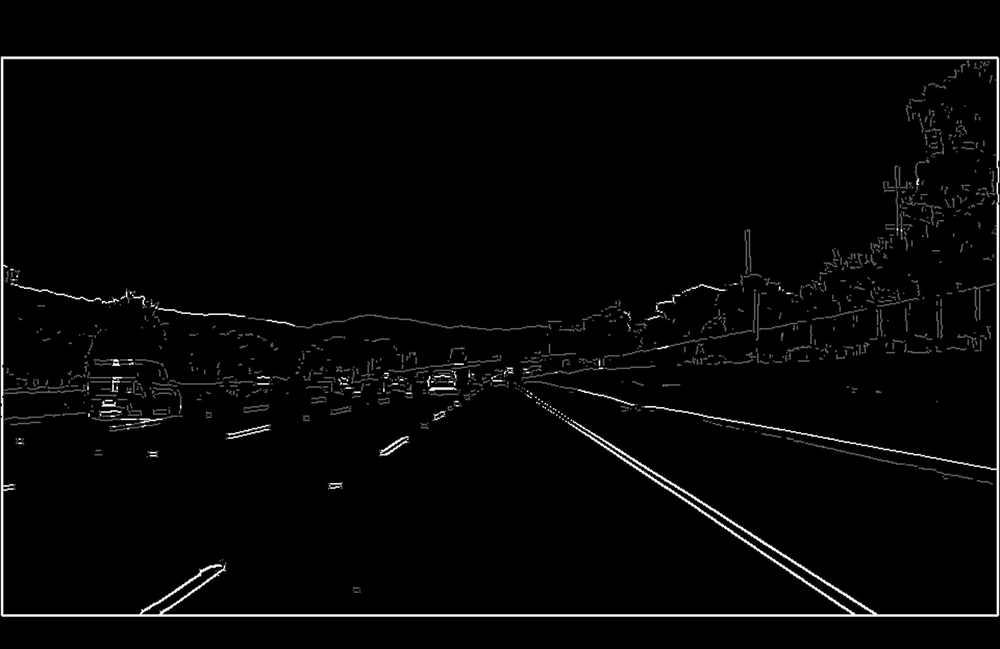
#> input picture temp/im44.png, 1000 x 649 px, shrunk from 3024 x 1964 before the run
$ python cpu_lane.py --in ../temp
#> lines starting #> are read from the running program, lines starting #| are printed output that depends on the picture; after the words box and inside, x2 and y2 are one past the last pixel; in counts of white or black regions, pixels touching at a corner belong together
#!/usr/bin/env python3
"""
cpu_lane.py — CPU golden pipeline for lane & edge detection (U280 project, Part 1)
Author: Akash Kotagi (with ChatGPT assistance)
Methods: ROI → Gaussian(3×3) → Canny → HoughLinesP → averaged left/right lines (EMA optional)

Usage examples:
  # A) Process a frames folder and also make a video at 5 fps
  python3 cpu_lane.py --in data/white_frames --make-video --fps 5

  # B) Process a single MP4 directly and write an overlay video
  python3 cpu_lane.py --video data/white.mp4 --out-video out/CPU_LaneOverlay.mp4
"""
import os, sys, glob, argparse
import numpy as np
import cv2

# -------------------------
# Geometry & drawing utils
# -------------------------
def roi_mask(img, wr=(0.45, 0.55), hr=0.6):
    """Return a binary mask for a trapezoidal road ROI on image 'img'."""
    h, w = img.shape[:2]
    poly = np.array([[
        (0, h),
        (int(wr[0]*w), int(hr*h)),
        (int(wr[1]*w), int(hr*h)),
        (w, h)
    ]], np.int32)
    mask = np.zeros((h, w), np.uint8)
    cv2.fillPoly(mask, poly, 255)
    return mask

def average_and_draw_lines(lines, lanes_img, h, w, color=(0,255,0), thickness=6):
    """Fit a line through points from Hough segments and draw two long lane lines."""
    if not lines:
        return
    pts = np.array([(x1,y1) for x1,y1,_,_ in lines] + [(x2,y2) for *_,x2,y2 in lines])
    vx, vy, x0, y0 = cv2.fitLine(pts, cv2.DIST_L2, 0, 0.01, 0.01)
    # Draw from near bottom to ~60% height
    yb, ym = h - 1, int(0.6*h)
    x_at = lambda y: int(x0 + (y - y0) * (vx / (vy + 1e-9)))
    cv2.line(lanes_img, (x_at(yb), yb), (x_at(ym), ym), color, thickness)

def draw_lanes(gray, edges, hough_thresh=25, min_len=40, max_gap=30):
    """Detect lane segments in edges, average left/right, and draw on a BGR canvas."""
    h, w = gray.shape
    lanes = cv2.cvtColor(gray, cv2.COLOR_GRAY2BGR)

    mask = roi_mask(gray)
    roi_edges = cv2.bitwise_and(edges, mask)

    lines = cv2.HoughLinesP(
        roi_edges, 1, np.pi/180, hough_thresh,
        minLineLength=min_len, maxLineGap=max_gap
    )
    left, right = [], []
    if lines is not None:
        for x1,y1,x2,y2 in lines[:,0,:]:
            if x2 == x1:
                continue
            slope = (y2 - y1) / ((x2 - x1) + 1e-9)
            # left/right split by slope and position
            if slope < -0.5 and max(x1,x2) < int(0.55*w): left.append((x1,y1,x2,y2))
            if slope >  0.5 and min(x1,x2) > int(0.45*w): right.append((x1,y1,x2,y2))

    average_and_draw_lines(left,  lanes, h, w, (0,255,0), 6)
    average_and_draw_lines(right, lanes, h, w, (0,255,0), 6)
    return lanes, roi_edges

# -------------------------
# Processing flows
# -------------------------
def process_frame(bgr, canny_lo, canny_hi, blur_ksize=3, hough_t=25, min_len=40, max_gap=30):
    gray = cv2.cvtColor(bgr, cv2.COLOR_BGR2GRAY)
    blur = cv2.GaussianBlur(gray, (blur_ksize, blur_ksize), 0)
    edges = cv2.Canny(blur, canny_lo, canny_hi)
    lanes, roi_edges = draw_lanes(gray, edges, hough_t, min_len, max_gap)
    # 4-panel diagnostic (gray | blur | edges | ROI-edges)
    diag = cv2.hconcat([gray, blur, edges, roi_edges])
    if len(diag.shape) == 2:
        diag = cv2.cvtColor(diag, cv2.COLOR_GRAY2BGR)
    return lanes, diag

def run_on_frames(args):
    os.makedirs(args.out_diag, exist_ok=True)
    os.makedirs(args.out_overlay, exist_ok=True)

    frames = sorted(glob.glob(os.path.join(args.in_dir, "*.png"))) + \
             sorted(glob.glob(os.path.join(args.in_dir, "*.jpg")))
    if not frames:
        print(f"[ERROR] No frames found under: {args.in_dir}")
        sys.exit(2)

    for f in frames:
        bgr = cv2.imread(f)
#> bgr is the input picture: shape (649, 1000, 3); min 0, max 255, mean 6.5
        if bgr is None:
            continue
        lanes, diag = process_frame(
            bgr, args.canny_lo, args.canny_hi, args.blur,
            args.hough_thresh, args.min_len, args.max_gap
        )
#> in process_frame, `edges = cv2.Canny(blur, canny_lo, canny_hi)`:
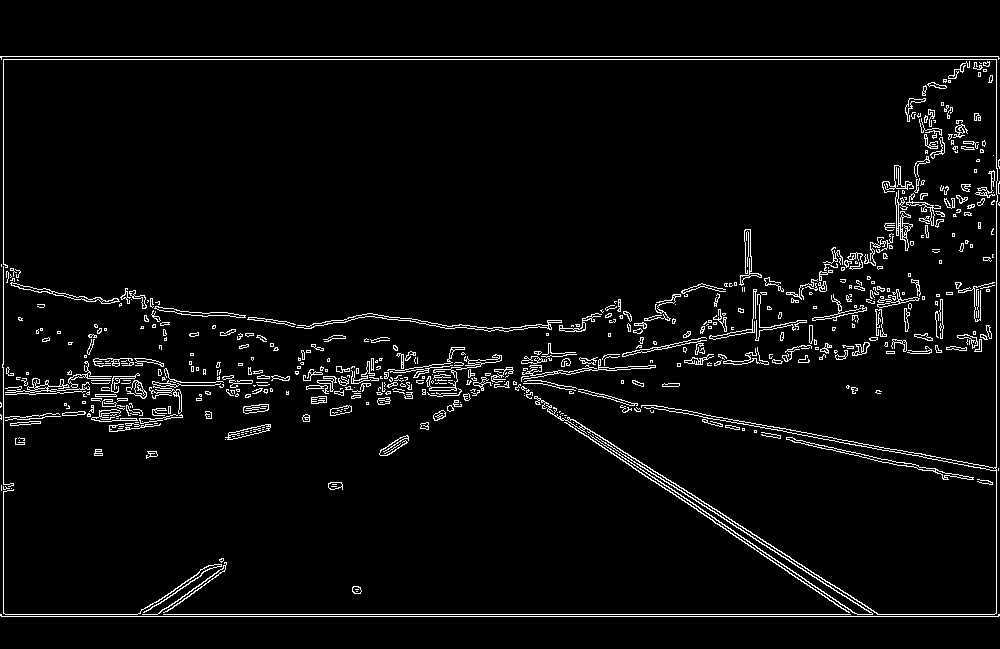
#> edges: shape (649, 1000); 4% white in thin lines or dots, all inside (x1, y1, x2, y2) = (0, 56, 1000, 617)
#> in roi_mask, `cv2.fillPoly(mask, poly, 255)`:
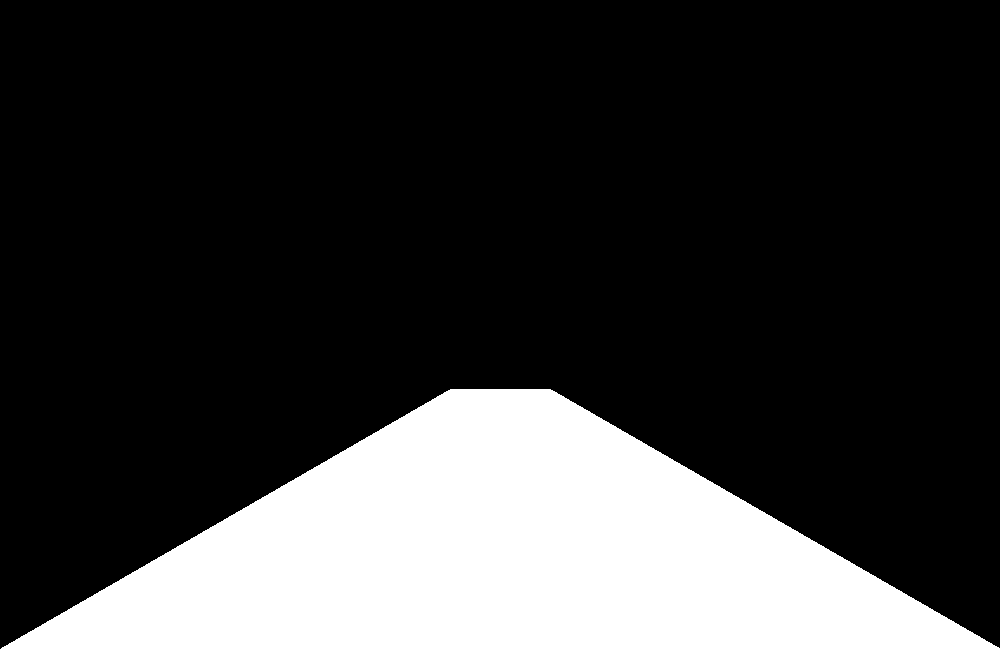
#> mask: shape (649, 1000); 22.1% white; 1 white region, box (x1, y1, x2, y2) and area: (1, 389, 1000, 649) 143190
#> in draw_lanes, `roi_edges = cv2.bitwise_and(edges, mask)`:
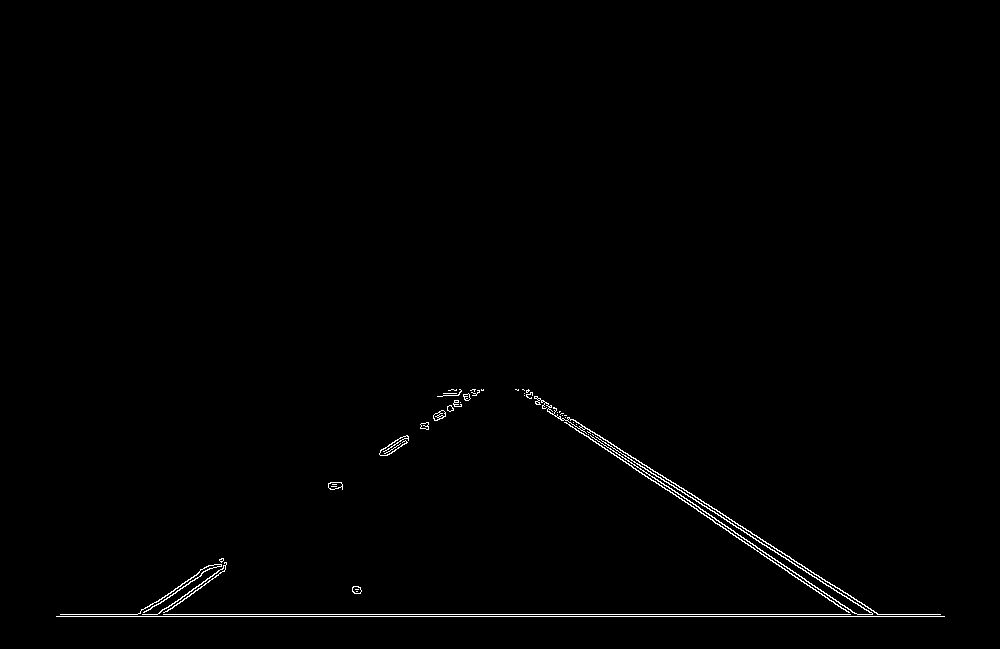
#> roi_edges: shape (649, 1000); 0.73% white in thin lines or dots, all inside (x1, y1, x2, y2) = (56, 389, 945, 617)
#> in draw_lanes, `lines = cv2.HoughLinesP( roi_edges, 1, np.pi/180, hough_thresh, minLin..`: lines = 31 rows, first 6: [60, 614, 940, 614], [56, 616, 944, 616], [518, 389, 848, 612], [523, 389, 856, 613], [668, 482, 869, 612], [526, 392, 664, 485]
#> the loop in draw_lanes, `for x1,y1,x2,y2 in lines[:,0,:]:` made 31 passes
#> (x1, y1, x2, y2, slope) on passes 1 to 8: (60, 614, 940, 614, 0), (56, 616, 944, 616, 0), (518, 389, 848, 612, 0.676), (523, 389, 856, 613, 0.673), (668, 482, 869, 612, 0.647), (526, 392, 664, 485, 0.674), (575, 420, 752, 534, 0.644), (158, 613, 225, 566, -0.701)
#> after the loop in draw_lanes, `for x1,y1,x2,y2 in lines[:,0,:]:`: left = 16 items, first 6: (158, 613, 225, 566), (386, 450, 474, 391), (144, 612, 221, 562), (138, 613, 223, 558), (163, 612, 225, 569), (385, 455, 479, 390); right = 13 items, first 6: (518, 389, 848, 612), (523, 389, 856, 613), (668, 482, 869, 612), (526, 392, 664, 485), (575, 420, 752, 534), (516, 389, 665, 489)
#> in average_and_draw_lines, `pts = np.array([(x1,y1) for x1,y1,_,_ in lines] + [(x2,y2) for *_,x2,y..`: pts = 32 pairs, first value 138 to 483, second value 389 to 613
#> in average_and_draw_lines, `vx, vy, x0, y0 = cv2.fitLine(pts, cv2.DIST_L2, 0, 0.01, 0.01)`: vx = [0.826]; vy = [-0.563]; x0 = [309.4]; y0 = [504.7]
#> call 2 of average_and_draw_lines, with h = 649, w = 1000, color = (0, 255, 0), thickness = 6
#> in average_and_draw_lines (call 2), `pts = np.array([(x1,y1) for x1,y1,_,_ in lines] + [(x2,y2) for *_,x2,y..`: pts = 26 pairs, first value 516 to 876, second value 389 to 613
#> in average_and_draw_lines (call 2), `vx, vy, x0, y0 = cv2.fitLine(pts, cv2.DIST_L2, 0, 0.01, 0.01)`: vx = [0.835]; vy = [0.55]; x0 = [678]; y0 = [491.2]
#> in average_and_draw_lines (call 2), `cv2.line(lanes_img, (x_at(yb), yb), (x_at(ym), ym), color, thickness)`:
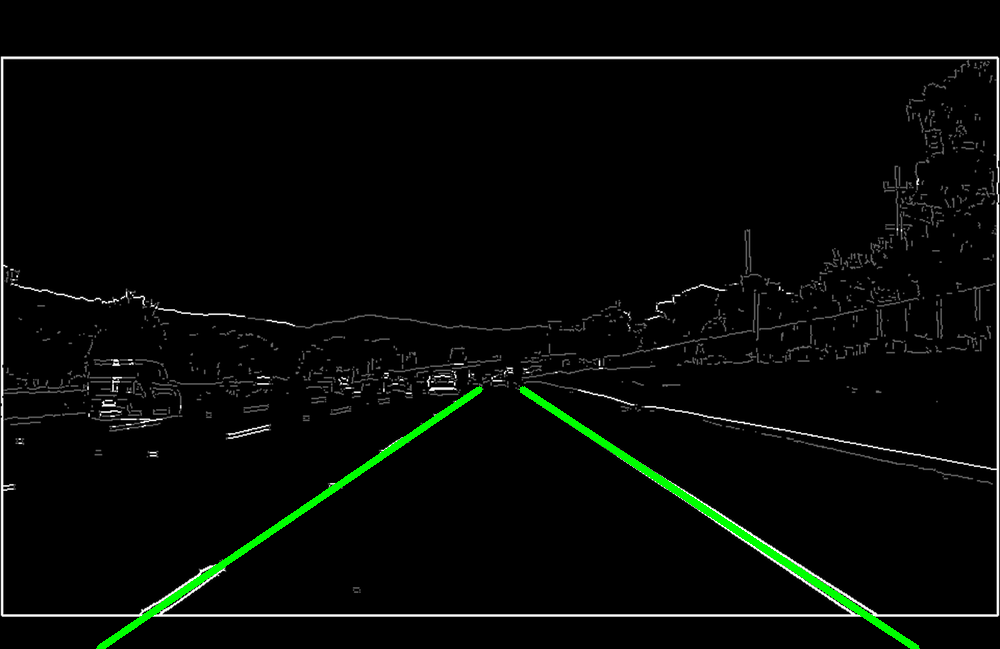
#> lanes_img: shape (649, 1000, 3); mean B, G, R 6, 8.7, 6
#> in process_frame, `diag = cv2.hconcat([gray, blur, edges, roi_edges])`:
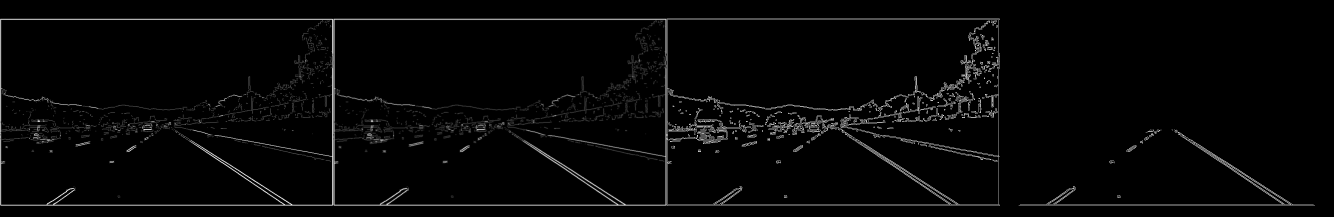
#> diag: shape (649, 4000) (shown at 1/3 size); min 0, max 255, mean 6.3
        base = os.path.basename(f)
        cv2.imwrite(os.path.join(args.out_diag,    base), diag)
        cv2.imwrite(os.path.join(args.out_overlay, "overlay_" + base), lanes)

    print(f"[OK] Diagnostics  → {args.out_diag}")
    print(f"[OK] Overlays     → {args.out_overlay}")

    if args.make_video:
        # Re-stitch overlays into a video
        pattern = os.path.join(args.out_overlay, "overlay_*.png")
        outv = args.out_video or "out/CPU_LaneOverlay.mp4"
        make_video_from_glob(pattern, outv, args.fps)
        print(f"[OK] Overlay video → {outv}")

# [57 lines left out: functions run_on_video, make_video_from_glob, not called in this run]

# -------------------------
# Main / CLI
# -------------------------
def parse_args():
    ap = argparse.ArgumentParser(description="CPU golden lane & edge detection")
    src = ap.add_mutually_exclusive_group(required=True)
    src.add_argument("--in", dest="in_dir", help="input frames directory (PNG/JPG)")
    src.add_argument("--video", help="process a single MP4 directly")

    ap.add_argument("--out-diag", default="out/cpu_diag", help="diagnostics (4-panel) folder")
    ap.add_argument("--out-overlay", default="out/cpu_overlay", help="overlay frames folder")
    ap.add_argument("--out-video", default=None, help="output video path (MP4)")

    # Parameters
    ap.add_argument("--blur", type=int, default=3, help="Gaussian blur kernel (odd)")
    ap.add_argument("--canny-lo", type=int, default=50, help="Canny low threshold")
    ap.add_argument("--canny-hi", type=int, default=150, help="Canny high threshold")
    ap.add_argument("--hough-thresh", type=int, default=25, help="HoughLinesP threshold")
    ap.add_argument("--min-len", type=int, default=40, help="Hough min line length")
    ap.add_argument("--max-gap", type=int, default=30, help="Hough max line gap")
    ap.add_argument("--fps", type=int, default=5, help="output video fps (when stitching)")

    # Flow control
    ap.add_argument("--make-video", action="store_true", help="stitch overlay frames into a video (frames mode)")
    ap.add_argument("--diag-frames", type=int, default=10, help="# of diagnostic frames to save in video mode")

    return ap.parse_args()

if __name__ == "__main__":
    args = parse_args()
    if args.in_dir:
        run_on_frames(args)
    else:
        run_on_video(args)

$ run again, on temp/im55.png
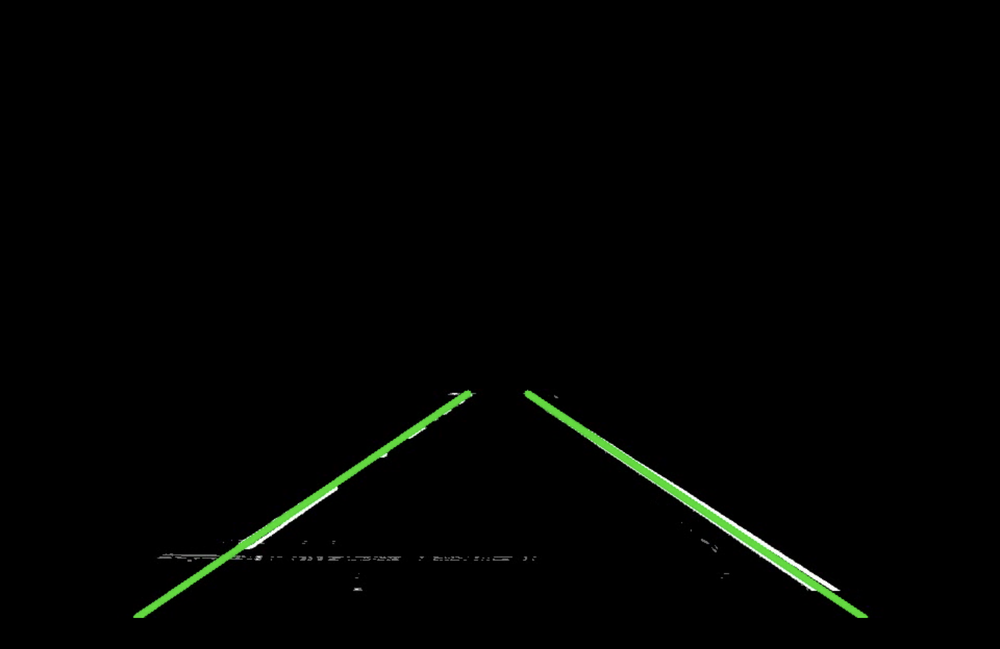
#> input picture temp/im55.png, 1000 x 649 px, shrunk from 3024 x 1964 before the run
#> in run_on_frames, bgr is the input picture: shape (649, 1000, 3); mean B, G, R 1.5, 2.8, 1.7
#> in process_frame, `edges = cv2.Canny(blur, canny_lo, canny_hi)`:
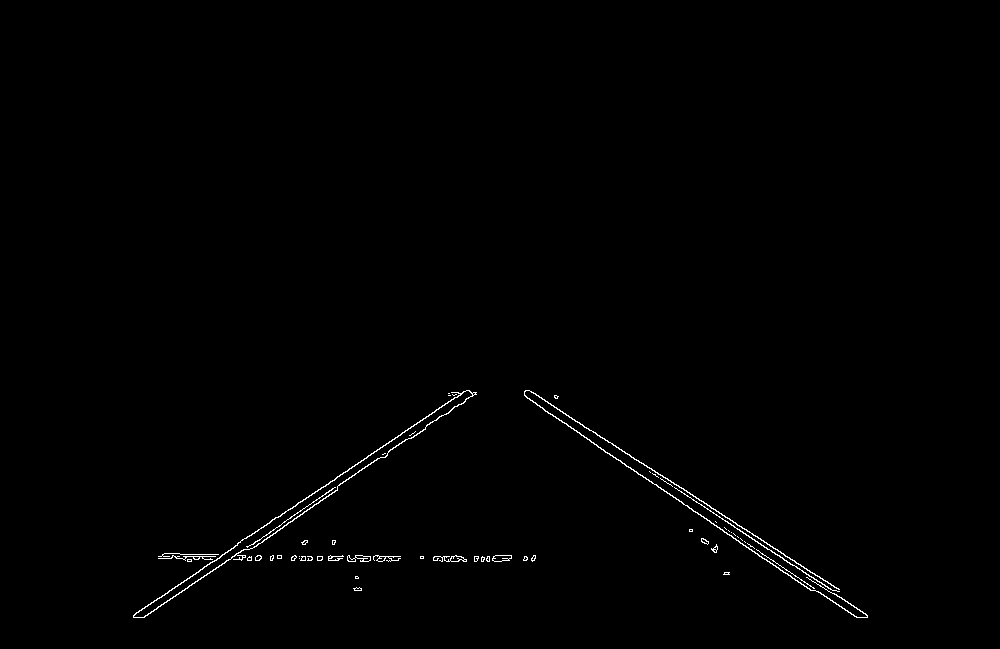
#> edges: shape (649, 1000); 0.57% white in thin lines or dots, all inside (x1, y1, x2, y2) = (133, 390, 868, 618)
#> mask: shape (649, 1000); 22.1% white; 1 white region, box (x1, y1, x2, y2) and area: (1, 389, 1000, 649) 143190
#> lines = 30 rows, first 6: [142, 617, 476, 392], [595, 432, 838, 589], [527, 398, 812, 590], [133, 615, 466, 390], [144, 617, 290, 518], [529, 390, 839, 591]
#> the loop in draw_lanes, `for x1,y1,x2,y2 in lines[:,0,:]:` made 30 passes
#> (x1, y1, x2, y2, slope) on passes 1 to 8: (142, 617, 476, 392, -0.674), (595, 432, 838, 589, 0.646), (527, 398, 812, 590, 0.674), (133, 615, 466, 390, -0.676), (144, 617, 290, 518, -0.678), (529, 390, 839, 591, 0.648), (649, 471, 832, 590, 0.65), (160, 556, 535, 556, 0)
#> after the loop in draw_lanes, `for x1,y1,x2,y2 in lines[:,0,:]:`: left = [(142, 617, 476, 392), (133, 615, 466, 390), (144, 617, 290, 518), (200, 569, 464, 391), (235, 559, 337, 490), (233, 559, 337, 489), (134, 615, 233, 548), (291, 516, 472, 394), (382, 457, 476, 394)]; right = [(595, 432, 838, 589), (527, 398, 812, 590), (529, 390, 839, 591), (649, 471, 832, 590), (726, 529, 856, 617), (678, 485, 839, 589), (715, 521, 858, 617), (807, 577, 866, 614), (528, 390, 658, 474), (524, 395, 731, 535)]
#> pts = 18 rows, first 8: [142, 617], [133, 615], [144, 617], [200, 569], [235, 559], [233, 559], [134, 615], [291, 516]
#> vx = [0.83]; vy = [-0.557]; x0 = [302.5]; y0 = [507.2]
#> pts = 20 rows, first 8: [595, 432], [527, 398], [529, 390], [649, 471], [726, 529], [678, 485], [715, 521], [807, 577]
#> lanes_img: shape (649, 1000, 3); mean B, G, R 1, 3.6, 1
#> in process_frame, `diag = cv2.hconcat([gray, blur, edges, roi_edges])`:
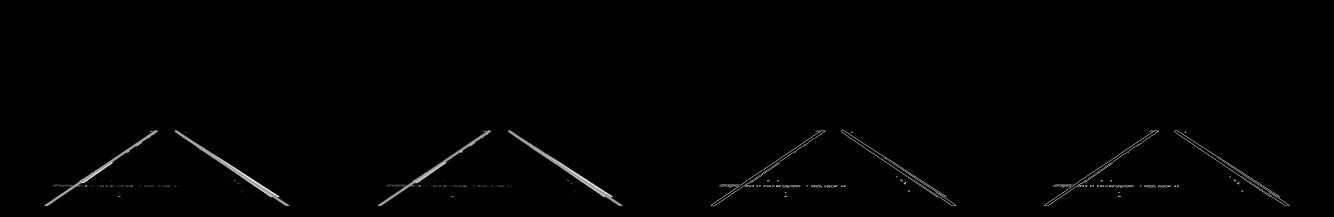
#> diag: shape (649, 4000) (shown at 1/3 size); min 0, max 255, mean 1.9
